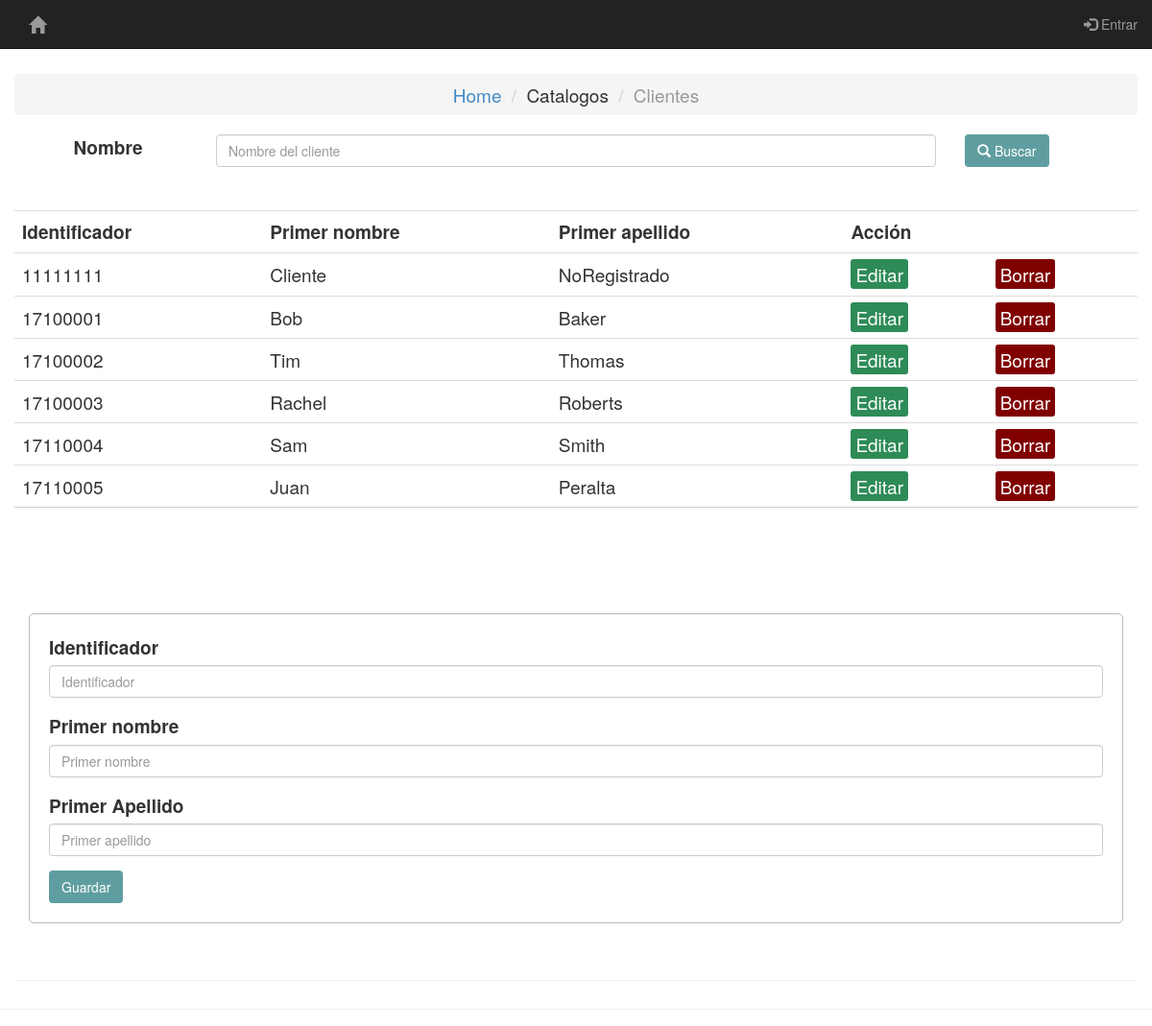
/catalogos/cliente/clientes.php, run on the app's committed database.
### tables this page shows
CREATE TABLE `clientes` (
  `id` int(11) NOT NULL,
  `identificador_cliente` varchar(11) DEFAULT NULL,
  `firstname` varchar(32) NOT NULL,
  `lastname` varchar(32) NOT NULL
);

### catalogos/cliente/server.php (called while the page is built, shortened)
<?php
	$identificador_cliente = "";
	$firstname = "";
	$lastname = "";
	$update = false;

### catalogos/cliente/clientes.php (the view, shortened to what this page needs)
<?php
	include 'server.php';
	include 'menu.php';
?>
<head>
	<link rel="stylesheet" type="text/css" href="style.css">
	<link rel="stylesheet" type="text/css" href="../../bootstrap/css/bootstrap.min.css">
</head>
<section class="main-container">
    <div class="col-lg-12 page-header text-center">
   <p>&nbsp;</p>
<?php $results = mysqli_query($db, "SELECT * FROM clientes"); ?>
<ol class="breadcrumb">
  <li><a href="../../home.php">Home</a></li>
  <li>Catalogos</li>
  <li class="active">Clientes</li>
</ol>
<div class="container">
	<div class="form-group row">
	<label for="caja_busqueda" class="col-md-2 control-label">Nombre</label>
	<div class="col-md-8">
	<input type="text" class="form-control" id="caja_busqueda" placeholder="Nombre del cliente">
	</div>
	<div class="col-md-1">
	<button type="button" class="btn" id="btn_buscar">
	<span class="glyphicon glyphicon-search" ></span> Buscar</button>
	</div>
	</div>
</div>
<table class='table table-hover'>
		<tr>
			<th>Identificador</th>
			<th>Primer nombre</th>
			<th>Primer apellido</th>
			<th colspan="2">Acción</th>
		</tr>
	<?php while ($row = mysqli_fetch_array($results)) { ?>
		<tr>
			<td><?php echo $row['identificador_cliente']; ?></td>
			<td><?php echo $row['firstname']; ?></td>
			<td><?php echo $row['lastname']; ?></td>
			<td>
				<a href="clientes.php?edit=<?php echo $row['id']; ?>" class="edit_btn" >Editar</a>
			</td>
			<td>
				<a href="server.php?del=<?php echo $row['id']; ?>" onclick="return confirm('¿Seguro?')" class="del_btn">Borrar</a>
			</td>
		</tr>
	<?php } ?>
</table>
 <div class="container">
<div class="row">
<div class="col-md-12 page-header">
		<form role="form" action="server.php" method="post">
		  <div class="form-group">
		    <label for="identificador_cliente">Identificador</label>
		    <input type="text" class="form-control" id="identificador_cliente" name="identificador_cliente" placeholder="Identificador"  value="<?php echo $identificador_cliente;?>" required pattern="[0-9]{8}" title="El identificador del cliente debe contener 8 numeros (no letras) ">
		  </div>
		  <div class="form-group">
		    <label for="fullname">Primer nombre</label>
		    <input type="text" class="form-control" id="firstname" name="firstname" placeholder="Primer nombre" value="<?php echo $firstname;?>" required>
		  </div>
		  <div class="form-group">
		    <label for="email">Primer Apellido</label>
		    <input type="text-center" class="form-control" id="lastname" name="lastname" placeholder="Primer apellido" value="<?php echo $lastname;?>" required>
		  </div>
		<div class="input-group">
		<?php if ($update == true): ?>
			<button class="btn" type="submit" name="update" style="background: #556B2F;" >Actualizar</button>
		<?php else: ?>
			<button class="btn" type="submit" name="save" >Guardar</button>
		<?php endif ?>
		</div>
		</form>
		</div>
		</div>
		</div>
</section>

### catalogos/cliente/menu.php (shortened to what this page needs)
<?php
  $db = mysqli_connect('localhost', 'root', '', 'libreriatres');
  $result = mysqli_query($db,"select username from user where id ='".$_SESSION['user_id']."'");
  $row = mysqli_fetch_array($result);
  $username = $row['username'];
?>
<!DOCTYPE html>
<html lang="en">
<head>
<link rel="stylesheet" href="css/bootstrap.css">
</head>
<body>
<nav class="navbar navbar-inverse navbar-fixed-top">
    <div class="container">
    <div class="navbar-header">
       <a class="navbar-brand" href="../../home.php"><span class="glyphicon glyphicon-home"></span> <?php echo $username;?> </a>
   </div>
    <div class="collapse navbar-collapse" id="bs-example-navbar-collapse-1">
      <ul class="nav navbar-nav navbar-right">
         <ul class="nav navbar-nav navbar-right">
       <ul class="nav navbar-nav">
          <?php
          if(!isset($_SESSION["user_id"])):?>
      <li><a href="../../login.php"><span class="glyphicon glyphicon-log-in"></span> Entrar</a></li>
    <?php endif;?>
         </ul>
    </div>
  </div>
  </nav>

### catalogos/cliente/style.css (style rules this page uses)
section { font-size: 19px; }
table { width: 50%; margin: 30px auto; border-collapse: collapse; text-align: left; }
tr { border-bottom: 1px solid #cbcbcb; }
th, td { border: none; height: 30px; padding: 2px; }
form { width: 100%; margin: 50px auto; text-align: left; padding: 20px; border: 1px solid #bbbbbb; border-radius: 5px; }
.btn { padding: 10px; font-size: 15px; color: white; background: #5F9EA0; border: none; border-radius: 5px; }
.edit_btn { text-decoration: none; padding: 2px 5px; background: #2E8B57; color: white; border-radius: 3px; }
.del_btn { text-decoration: none; padding: 2px 5px; color: white; border-radius: 3px; background: #800000; }

### data on the page
clientes: identificador_cliente "11111111", firstname "Cliente", lastname "NoRegistrado"
clientes: identificador_cliente "17100001", firstname "Bob", lastname "Baker"
clientes: identificador_cliente "17100002", firstname "Tim", lastname "Thomas"
clientes: identificador_cliente "17100003", firstname "Rachel", lastname "Roberts"
clientes: identificador_cliente "17110004", firstname "Sam", lastname "Smith"
clientes: identificador_cliente "17110005", firstname "Juan", lastname "Peralta"
